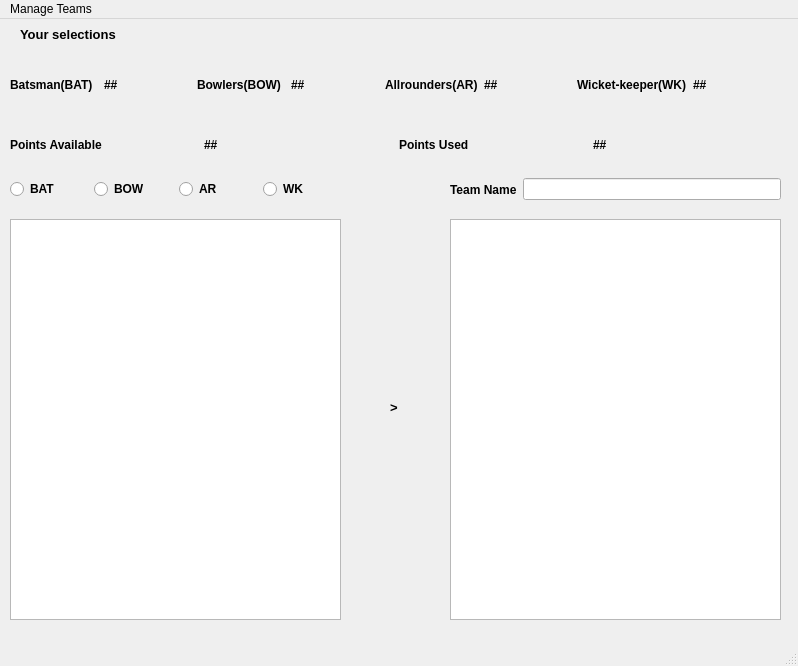
<?xml version="1.0" encoding="UTF-8"?>
<ui version="4.0">
 <class>MainWindow</class>
 <widget class="QMainWindow" name="MainWindow">
  <property name="geometry">
   <rect>
    <x>0</x>
    <y>0</y>
    <width>798</width>
    <height>666</height>
   </rect>
  </property>
  <property name="windowTitle">
   <string>MainWindow</string>
  </property>
  <widget class="QWidget" name="centralwidget">
   <widget class="QWidget" name="horizontalLayoutWidget">
    <property name="geometry">
     <rect>
      <x>10</x>
      <y>30</y>
      <width>771</width>
      <height>71</height>
     </rect>
    </property>
    <layout class="QHBoxLayout" name="horizontalLayout">
     <item>
      <widget class="QLabel" name="label_2">
       <property name="font">
        <font>
         <family>Arial</family>
         <pointsize>9</pointsize>
         <weight>75</weight>
         <bold>true</bold>
        </font>
       </property>
       <property name="text">
        <string>Batsman(BAT)</string>
       </property>
      </widget>
     </item>
     <item>
      <widget class="QLabel" name="label_3">
       <property name="font">
        <font>
         <family>Arial</family>
         <pointsize>9</pointsize>
         <weight>75</weight>
         <bold>true</bold>
        </font>
       </property>
       <property name="text">
        <string>##</string>
       </property>
      </widget>
     </item>
     <item>
      <widget class="QLabel" name="label_4">
       <property name="font">
        <font>
         <family>Arial</family>
         <pointsize>9</pointsize>
         <weight>75</weight>
         <bold>true</bold>
        </font>
       </property>
       <property name="text">
        <string>Bowlers(BOW)</string>
       </property>
      </widget>
     </item>
     <item>
      <widget class="QLabel" name="label_5">
       <property name="font">
        <font>
         <family>Arial</family>
         <pointsize>9</pointsize>
         <weight>75</weight>
         <bold>true</bold>
        </font>
       </property>
       <property name="text">
        <string>##</string>
       </property>
      </widget>
     </item>
     <item>
      <widget class="QLabel" name="label_6">
       <property name="font">
        <font>
         <family>Arial</family>
         <pointsize>9</pointsize>
         <weight>75</weight>
         <bold>true</bold>
        </font>
       </property>
       <property name="text">
        <string>Allrounders(AR)</string>
       </property>
      </widget>
     </item>
     <item>
      <widget class="QLabel" name="label_7">
       <property name="font">
        <font>
         <family>Arial</family>
         <pointsize>9</pointsize>
         <weight>75</weight>
         <bold>true</bold>
        </font>
       </property>
       <property name="text">
        <string>##</string>
       </property>
      </widget>
     </item>
     <item>
      <widget class="QLabel" name="label_8">
       <property name="font">
        <font>
         <family>Arial</family>
         <pointsize>9</pointsize>
         <weight>75</weight>
         <bold>true</bold>
        </font>
       </property>
       <property name="text">
        <string>Wicket-keeper(WK)</string>
       </property>
      </widget>
     </item>
     <item>
      <widget class="QLabel" name="label_9">
       <property name="font">
        <font>
         <family>Arial</family>
         <pointsize>9</pointsize>
         <weight>75</weight>
         <bold>true</bold>
        </font>
       </property>
       <property name="text">
        <string>##</string>
       </property>
      </widget>
     </item>
    </layout>
   </widget>
   <widget class="QLabel" name="label">
    <property name="geometry">
     <rect>
      <x>20</x>
      <y>0</y>
      <width>131</width>
      <height>31</height>
     </rect>
    </property>
    <property name="font">
     <font>
      <family>Arial</family>
      <pointsize>10</pointsize>
      <weight>75</weight>
      <bold>true</bold>
     </font>
    </property>
    <property name="text">
     <string>Your selections</string>
    </property>
   </widget>
   <widget class="QWidget" name="horizontalLayoutWidget_2">
    <property name="geometry">
     <rect>
      <x>10</x>
      <y>100</y>
      <width>771</width>
      <height>51</height>
     </rect>
    </property>
    <layout class="QHBoxLayout" name="horizontalLayout_2">
     <item>
      <widget class="QLabel" name="label_11">
       <property name="font">
        <font>
         <family>Arial</family>
         <pointsize>9</pointsize>
         <weight>75</weight>
         <bold>true</bold>
        </font>
       </property>
       <property name="text">
        <string>Points Available</string>
       </property>
      </widget>
     </item>
     <item>
      <widget class="QLabel" name="label_10">
       <property name="font">
        <font>
         <family>Arial</family>
         <pointsize>9</pointsize>
         <weight>75</weight>
         <bold>true</bold>
        </font>
       </property>
       <property name="text">
        <string>##</string>
       </property>
      </widget>
     </item>
     <item>
      <widget class="QLabel" name="label_12">
       <property name="font">
        <font>
         <family>Arial</family>
         <pointsize>9</pointsize>
         <weight>75</weight>
         <bold>true</bold>
        </font>
       </property>
       <property name="text">
        <string>Points Used</string>
       </property>
      </widget>
     </item>
     <item>
      <widget class="QLabel" name="label_13">
       <property name="font">
        <font>
         <family>Arial</family>
         <pointsize>9</pointsize>
         <weight>75</weight>
         <bold>true</bold>
        </font>
       </property>
       <property name="text">
        <string>##</string>
       </property>
      </widget>
     </item>
    </layout>
   </widget>
   <widget class="QListWidget" name="listWidget">
    <property name="geometry">
     <rect>
      <x>10</x>
      <y>200</y>
      <width>331</width>
      <height>401</height>
     </rect>
    </property>
   </widget>
   <widget class="QListWidget" name="listWidget_2">
    <property name="geometry">
     <rect>
      <x>450</x>
      <y>200</y>
      <width>331</width>
      <height>401</height>
     </rect>
    </property>
   </widget>
   <widget class="QLabel" name="label_14">
    <property name="geometry">
     <rect>
      <x>390</x>
      <y>380</y>
      <width>21</width>
      <height>16</height>
     </rect>
    </property>
    <property name="font">
     <font>
      <pointsize>10</pointsize>
      <weight>75</weight>
      <bold>true</bold>
     </font>
    </property>
    <property name="text">
     <string>&gt;</string>
    </property>
   </widget>
   <widget class="QWidget" name="horizontalLayoutWidget_3">
    <property name="geometry">
     <rect>
      <x>10</x>
      <y>150</y>
      <width>331</width>
      <height>41</height>
     </rect>
    </property>
    <layout class="QHBoxLayout" name="horizontalLayout_3">
     <item>
      <widget class="QRadioButton" name="radioButton">
       <property name="font">
        <font>
         <weight>75</weight>
         <bold>true</bold>
        </font>
       </property>
       <property name="text">
        <string>BAT</string>
       </property>
      </widget>
     </item>
     <item>
      <widget class="QRadioButton" name="radioButton_2">
       <property name="font">
        <font>
         <weight>75</weight>
         <bold>true</bold>
        </font>
       </property>
       <property name="text">
        <string>BOW</string>
       </property>
      </widget>
     </item>
     <item>
      <widget class="QRadioButton" name="radioButton_3">
       <property name="font">
        <font>
         <weight>75</weight>
         <bold>true</bold>
        </font>
       </property>
       <property name="text">
        <string>AR</string>
       </property>
      </widget>
     </item>
     <item>
      <widget class="QRadioButton" name="radioButton_4">
       <property name="font">
        <font>
         <weight>75</weight>
         <bold>true</bold>
        </font>
       </property>
       <property name="text">
        <string>WK</string>
       </property>
      </widget>
     </item>
    </layout>
   </widget>
   <widget class="QWidget" name="horizontalLayoutWidget_4">
    <property name="geometry">
     <rect>
      <x>450</x>
      <y>150</y>
      <width>331</width>
      <height>41</height>
     </rect>
    </property>
    <layout class="QHBoxLayout" name="horizontalLayout_4">
     <item>
      <widget class="QLabel" name="label_15">
       <property name="font">
        <font>
         <family>Arial</family>
         <pointsize>9</pointsize>
         <weight>75</weight>
         <bold>true</bold>
        </font>
       </property>
       <property name="text">
        <string>Team Name</string>
       </property>
      </widget>
     </item>
     <item>
      <widget class="QLineEdit" name="lineEdit"/>
     </item>
    </layout>
   </widget>
  </widget>
  <widget class="QMenuBar" name="menubar">
   <property name="geometry">
    <rect>
     <x>0</x>
     <y>0</y>
     <width>798</width>
     <height>26</height>
    </rect>
   </property>
   <widget class="QMenu" name="menuManage_Teams">
    <property name="title">
     <string>Manage Teams</string>
    </property>
    <addaction name="actionNEW_Team"/>
    <addaction name="actionOPEN_Team"/>
    <addaction name="actionSAVE_Team"/>
    <addaction name="actionEVALUATE_Team"/>
   </widget>
   <addaction name="menuManage_Teams"/>
  </widget>
  <widget class="QStatusBar" name="statusbar"/>
  <action name="actionNEW_Team">
   <property name="text">
    <string>NEW Team</string>
   </property>
  </action>
  <action name="actionOPEN_Team">
   <property name="text">
    <string>OPEN Team</string>
   </property>
  </action>
  <action name="actionSAVE_Team">
   <property name="text">
    <string>SAVE Team</string>
   </property>
  </action>
  <action name="actionEVALUATE_Team">
   <property name="text">
    <string>EVALUATE Team</string>
   </property>
  </action>
 </widget>
 <resources/>
 <connections/>
</ui>
